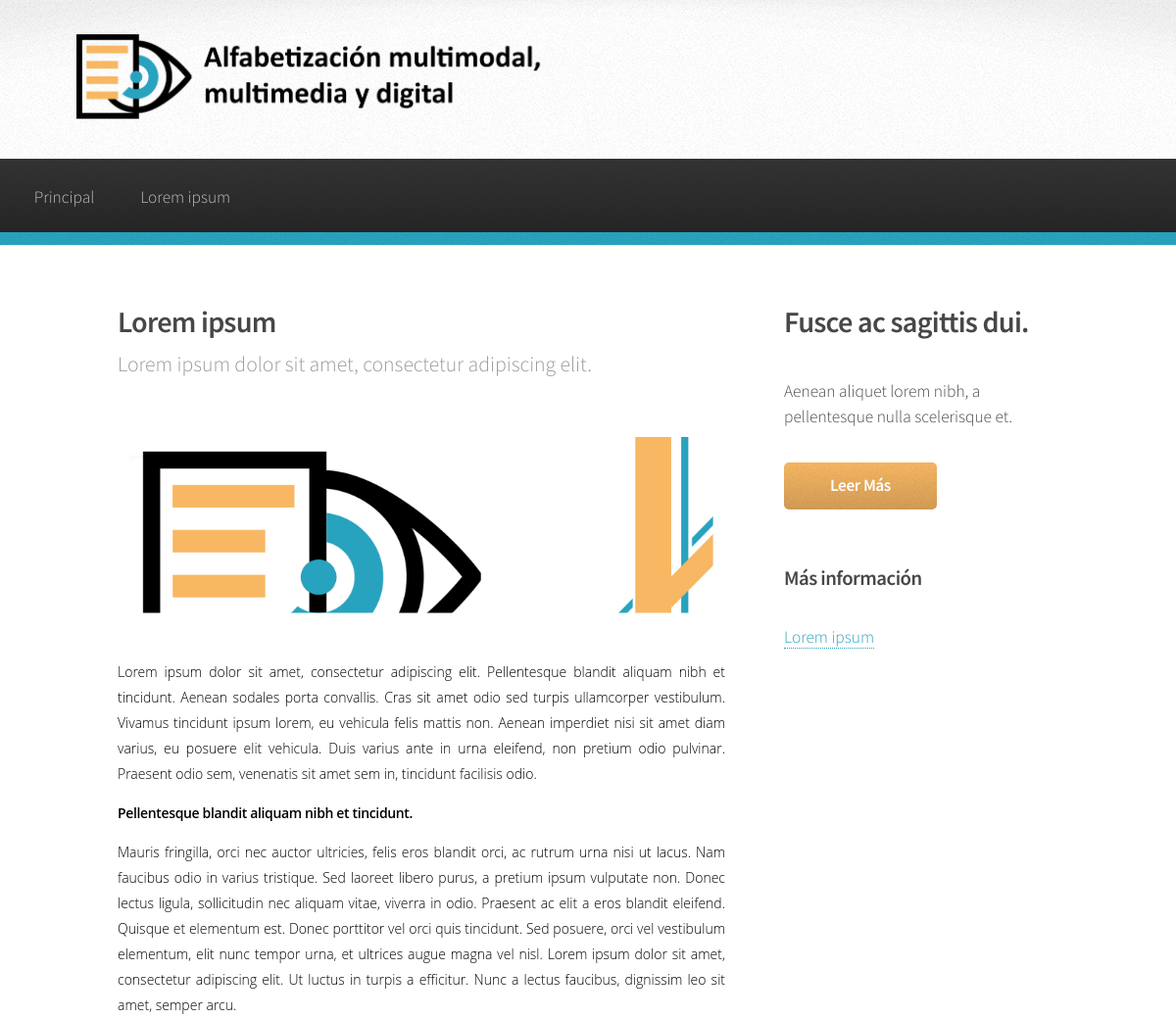
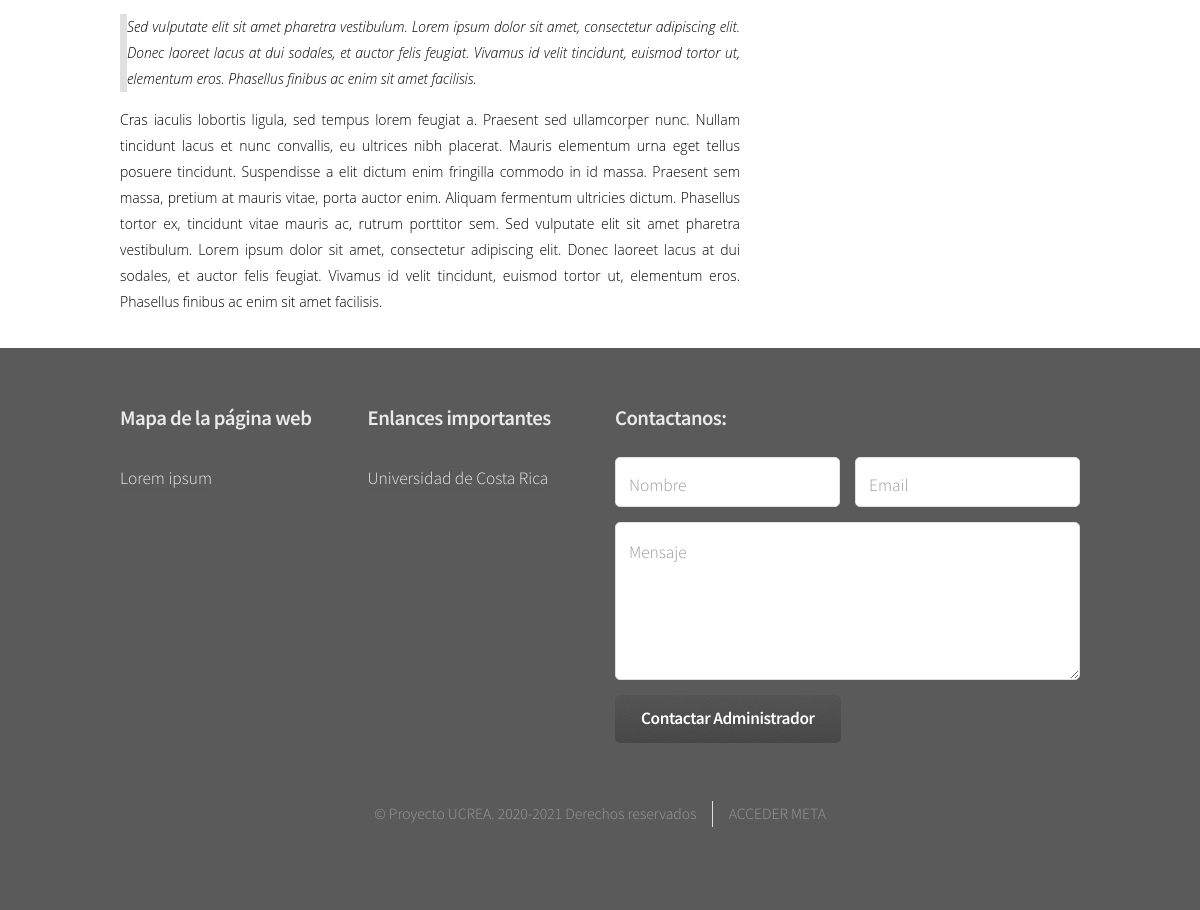
/dist/posts.php?id=7, run on the app's committed database (2 pictures, top to bottom).
### tables this page shows
CREATE TABLE `nav` (
  `id_nav` int(11) NOT NULL,
  `pos_nav` int(11) NOT NULL,
  `struc_nav` text NOT NULL,
  `id_page` int(11) NOT NULL
);

CREATE TABLE `pages` (
  `id_page` int(11) NOT NULL COMMENT 'Id pages',
  `title_page` tinytext NOT NULL COMMENT 'page titles',
  `desc_page` tinytext NOT NULL COMMENT 'page description',
  `cont_page` text NOT NULL COMMENT 'page content html format',
  `date_page` date NOT NULL COMMENT 'page date',
  `labels_page` text NOT NULL COMMENT 'page labels divided by comma',
  `type_page` int(11) NOT NULL COMMENT 'type of page | 1 = main page 2 = sub page',
  `img_page` text NOT NULL COMMENT 'page banner'
);

CREATE TABLE `links` (
  `id_link` int(11) NOT NULL COMMENT 'id link',
  `title_link` text NOT NULL COMMENT 'link''s name',
  `url_link` text NOT NULL COMMENT 'URL'
);

### dist/posts.php (the view, shortened to what this page needs)
<?php include "includes/header.php"; ?>
<?php
if (isset($_GET['id'])) {
	$id_page = $_GET['id'];
	include_once 'php/conn.php';
	$sql = "SELECT * FROM pages LEFT JOIN files ON pages.id_page=files.id_page WHERE pages.id_page = '$id_page'";
	$result = $db->query($sql);
	$row = $result->fetch_assoc();
} else {
	header('HTTP/1.1 404 Not Found', true, 404);
	exit();
}
 ?>
				<section class="wrapper style1">
					<div class="container">
						<div class="row gtr-200">
							<div class="col-8 col-12-narrower">
								<div id="content">
										<article>
											<header>
												<h2><?php echo $row['title_page']; ?></h2>
												<p><?php echo $row['desc_page']; ?></p>
											</header>
											<?php if ($row['img_page']==='NULL'): ?>
												<?php else: ?>
												<span class="image featured"><img src="images/<?php echo $row['img_page']; ?>" alt="Banner" /></span>
											<?php endif; ?>
											<?php echo html_entity_decode($row['cont_page']); ?>
										</article>
								</div>
							</div>
							<div class="col-4 col-12-narrower">
								<?php
								$sql = "SELECT title_page, desc_page, id_page FROM pages ORDER BY RAND() LIMIT 6;";
								if ($db->query($sql)):
								$result = $db->query($sql);
								$row = $result->fetch_assoc();
								 ?>
								<div id="sidebar">
										<section>
											<h2><?php echo $row['title_page']; ?></h2>
											<p><?php echo $row['desc_page']; ?></p>
											<footer>
												<a href="posts.php?id=<?php echo $row['id_page']; ?>" class="button">Leer Más</a>
											</footer>
										</section>
										<section>
											<h3>Más información</h3>
											<ul class="links">
												<?php while ($row = $result->fetch_assoc()): ?>
												<li><a href="posts.php?id=<?php echo $row['id_page']; ?>"><?php echo $row['title_page']; ?></a></li>
											<?php endwhile; ?>
											</ul>
										</section>
								</div>
								<?php endif; ?>
							</div>
						</div>
					</div>
				</section>
<?php include "includes/footer.php";
?>

### dist/includes/header.php (shortened to what this page needs)
<!DOCTYPE HTML>
<?php
$directoryURI = $_SERVER['REQUEST_URI'];
$path = parse_url($directoryURI, PHP_URL_PATH);
$components = explode('/', $path);
$lastKey = key(array_slice($components, -1, 1, true));
$url = $components[$lastKey];
 ?>
<html>
	<head>
		<link rel="stylesheet" href="assets/css/main.css" />
	</head>
	<body class="is-preload">
		<div id="page-wrapper">
				<div id="header">
						<h1><a href="index.php" id="logo"> <img class="logo_main left" src="images/logo_main.png" alt="Logo Page Main"></a></h1>
						<nav id="nav">
							<ul>
								<li <?php if ($url==="index.php") {echo "class='current'";} ?>><a href="index.php">Principal</a></li>
								<?php
								include 'php/conn.php';
									$sql = "SELECT pages.id_page, title_page, struc_nav FROM nav JOIN pages ON nav.id_page=pages.id_page WHERE struc_nav='NULL';";
									$result = $db->query($sql);
									if($result == FALSE):
										else :
									while ($row = $result->fetch_assoc()):
								 ?>
								 <li <?php if ($url==="pages.php") {echo "class='current'";} ?> ><a href="pages.php?id=<?php echo $row['id_page']; ?>"><?php echo $row['title_page']; ?></a>
								 </li>
							 <?php endwhile;?>
							 <?php endif; ?>
							</ul>
						</nav>
				</div>

### dist/includes/footer.php (shortened to what this page needs)
  <div id="footer">
    <div class="container">
      <div class="row">
        <section class="col-3 col-6-narrower col-12-mobilep">
          <h3>Mapa de la página web</h3>
          <ul class="links">
            <?php
             			$sql = "SELECT pages.id_page, title_page FROM nav JOIN pages ON nav.id_page=pages.id_page ORDER BY pos_nav ASC";
                   $result = $db->query($sql);
                   if($result == FALSE):
                   else:
                   while ($row = $result->fetch_assoc()):
            ?>
            <li><a href="pages.php?id=<?php echo $row['id_page']; ?>"><?php echo $row['title_page']; ?></a></li>
            <?php endwhile; ?>
            <?php endif; ?>
          </ul>
        </section>
        <section class="col-3 col-6-narrower col-12-mobilep">
          <h3>Enlances importantes</h3>
          <ul class="links">
          <?php
             			$sql = "SELECT * FROM links";
                   $result = $db->query($sql);
                   while ($row = $result->fetch_assoc()):
            ?>
            <li><a href="<?php echo $row['url_link']; ?>"><?php echo $row['title_link']; ?></a></li>
            <?php endwhile; ?>
          </ul>
        </section>
        <section class="col-6 col-12-narrower" id="cont_section">
          <h3>Contactanos:</h3>
          <form action="php/cont.php" method="post" id="cont_form">
            <div class="row gtr-50">
              <div class="col-6 col-12-mobilep">
                <input style="color:black;" type="text" name="name_cont" id="name_cont" placeholder="Nombre" require/>
              </div>
              <div class="col-6 col-12-mobilep">
                <input style="color:black;" type="email" name="email_cont" id="email" placeholder="Email" require/>
              </div>
              <div class="col-12">
                <textarea style="color:black;" name="desc_cont" id="desc_cont" placeholder="Mensaje" rows="5" maxlength="250" require></textarea>
              </div>
              <div class="col-12">
                <ul class="actions">
                  <li><input type="submit" class="button alt" value="Contactar Administrador" /></li>
                </ul>
              </div>
            </div>
          </form>
        </section>
      </div>
    </div>
      <div class="copyright">
        <ul class="menu">
          <li>&copy; Proyecto UCREA. 2020-2021 Derechos reservados</li><li><a href="admin\index.php">ACCEDER META</a></li>
        </ul>
      </div>
  </div>
</div>
</body>
</html>

### data on the page
nav: id_page.title_page "Lorem ipsum"
pages: title_page "Lorem ipsum", desc_page "Lorem ipsum dolor sit amet, consectetur adipiscing elit.", img_page (picture), cont_page "Lorem ipsum dolor sit amet, consectetur adipiscing elit. Pellentesque blandit aliquam nibh et tincidunt. Aenean sodales porta convallis. Cras sit amet odio sed turpis ullamcorper vestibulum. Vivamus tincidunt ipsum lorem, eu vehicula felis mattis non. Aenean imperdiet nisi sit amet diam varius, eu posuere elit vehicula. Duis varius ante in urna eleifend, non pretium odio pulvinar. Praesent odio sem, venenatis sit amet sem in, tincidunt facilisis odio. Pellentesque blandit aliquam nibh et tincidunt. Mauris fringilla, orci nec auctor ultricies, felis eros blandit orci, ac rutrum urna nisi ut lacus. Nam faucibus odio in varius tristique. Sed laoreet libero purus, a pretium ipsum vulputate non.…"
pages: title_page "Fusce ac sagittis dui.", desc_page "Aenean aliquet lorem nibh, a pellentesque nulla scelerisque et."
links: title_link "Universidad de Costa Rica"
